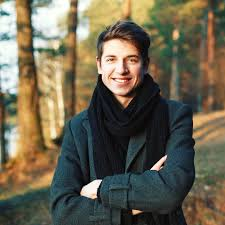
#> input picture images used/profile1.jpg, 225 x 225 px, found by its file name
$ python fake_account_detection.py
#> lines starting #> are read from the running program, lines starting #| are printed output that depends on the picture; after the words box and inside, x2 and y2 are one past the last pixel; in counts of white or black regions, pixels touching at a corner belong together
# -*- coding: utf-8 -*-
"""Fake account detection.ipynb

Automatically generated by Colab.

Original file is located at
    https://colab.research.google.com/drive/1Ezgcx4qMNqM--MaOnxFzsfyYK_HI1R--
"""

import cv2
from google.colab.patches import cv2_imshow
from google.colab import files
import numpy as np

# Load model
face_cascade = cv2.CascadeClassifier(cv2.data.haarcascades + 'haarcascade_frontalface_default.xml')

# Upload multiple images
uploaded = files.upload()
#> the answer given: profile1.jpg

for file_name in uploaded.keys():
    print("\nProcessing:", file_name)

    img = cv2.imread(file_name)
#> img is the input picture: shape (225, 225, 3); mean B, G, R 80.1, 99.6, 106.5
    gray = cv2.cvtColor(img, cv2.COLOR_BGR2GRAY)
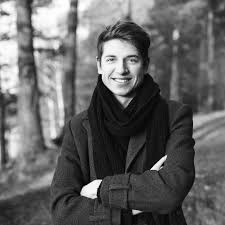
#> gray: shape (225, 225); min 0, max 255, mean 99.4

    faces = face_cascade.detectMultiScale(gray, 1.3, 5)
#> faces = [[94, 38, 56, 56]]

    face_count = len(faces)
#> face_count = 1
    image_area = img.shape[0] * img.shape[1]
#> image_area = 50625

    suspicious = False
    reason = []

    for (x, y, w, h) in faces:
        cv2.rectangle(img, (x,y), (x+w,y+h), (255,0,0), 2)

        face_area = w * h
        ratio = face_area / image_area

        if ratio < 0.05:
            suspicious = True
            reason.append("Face too small")
#> this loop made 1 pass
#> (x, y, w, h, face_area, ratio) on pass 1: (94, 38, 56, 56, 3136, 0.0619)
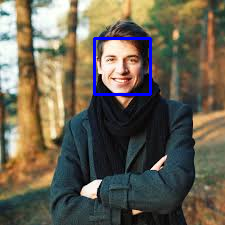
#> img: shape (225, 225, 3); 1.32% of pixels changed, all inside (x1, y1, x2, y2) = (93, 37, 152, 96)
#> after the loop, reason = []

    # Decision
    if face_count == 0:
        result = "Fake/Suspicious"
        reason.append("No face detected")
    elif face_count > 1:
        result = "Fake/Suspicious"
        reason.append("Multiple faces detected")
    elif suspicious:
        result = "Suspicious"
    else:
        result = "Likely Real"

    confidence = min(100, 50 + face_count*20)
#> confidence = 70

    # Output
    print("Faces Detected:", face_count)
#| Faces Detected: 1
    print("Result:", result)
    print("Confidence:", confidence, "%")
#| Confidence: 70 %

    if reason:
        print("Reason:")
        for r in reason:
            print("-", r)

    cv2_imshow(img)
